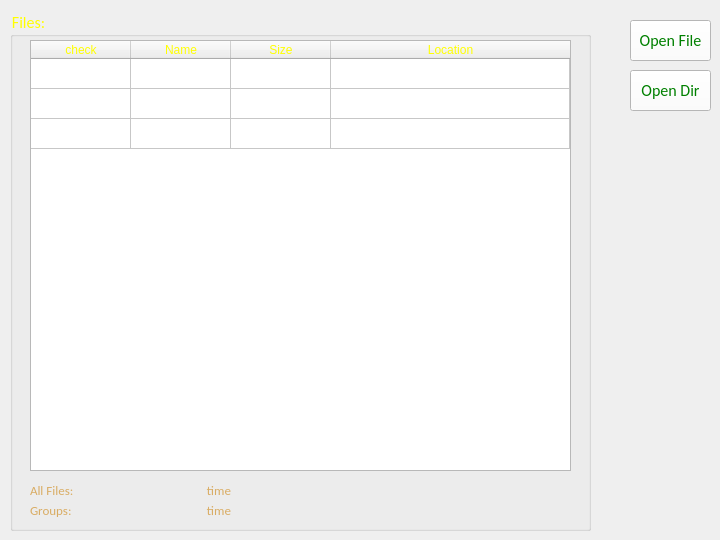
    <widget class="QWidget" name="tab_files">
     <attribute name="title">
      <string>List Of Files</string>
     </attribute>
     <widget class="QGroupBox" name="groupBox_Files">
      <property name="geometry">
       <rect>
        <x>10</x>
        <y>10</y>
        <width>581</width>
        <height>521</height>
       </rect>
      </property>
      <property name="font">
       <font>
        <family>Calibri</family>
        <pointsize>12</pointsize>
        <weight>50</weight>
        <bold>false</bold>
       </font>
      </property>
      <property name="styleSheet">
       <string notr="true">color:yellow</string>
      </property>
      <property name="title">
       <string>Files:</string>
      </property>
      <widget class="QTableWidget" name="tableWidget_files">
       <property name="geometry">
        <rect>
         <x>20</x>
         <y>30</y>
         <width>541</width>
         <height>431</height>
        </rect>
       </property>
       <attribute name="horizontalHeaderCascadingSectionResizes">
        <bool>false</bool>
       </attribute>
       <attribute name="horizontalHeaderDefaultSectionSize">
        <number>100</number>
       </attribute>
       <attribute name="horizontalHeaderHighlightSections">
        <bool>false</bool>
       </attribute>
       <attribute name="horizontalHeaderShowSortIndicator" stdset="0">
        <bool>false</bool>
       </attribute>
       <attribute name="horizontalHeaderStretchLastSection">
        <bool>true</bool>
       </attribute>
       <attribute name="verticalHeaderVisible">
        <bool>false</bool>
       </attribute>
       <attribute name="verticalHeaderCascadingSectionResizes">
        <bool>false</bool>
       </attribute>
       <attribute name="verticalHeaderShowSortIndicator" stdset="0">
        <bool>true</bool>
       </attribute>
       <attribute name="verticalHeaderStretchLastSection">
        <bool>false</bool>
       </attribute>
       <row>
        <property name="text">
         <string>1</string>
        </property>
       </row>
       <row>
        <property name="text">
         <string>2</string>
        </property>
       </row>
       <row>
        <property name="text">
         <string>3</string>
        </property>
       </row>
       <column>
        <property name="text">
         <string>check</string>
        </property>
       </column>
       <column>
        <property name="text">
         <string>Name</string>
        </property>
       </column>
       <column>
        <property name="text">
         <string>Size</string>
        </property>
       </column>
       <column>
        <property name="text">
         <string>Location</string>
        </property>
       </column>
      </widget>
      <widget class="QLabel" name="Label_Files_num_2">
       <property name="geometry">
        <rect>
         <x>180</x>
         <y>470</y>
         <width>41</width>
         <height>21</height>
        </rect>
       </property>
       <property name="sizePolicy">
        <sizepolicy hsizetype="Expanding" vsizetype="Expanding">
         <horstretch>0</horstretch>
         <verstretch>0</verstretch>
        </sizepolicy>
       </property>
       <property name="font">
        <font>
         <family>Calibri</family>
         <pointsize>10</pointsize>
         <weight>50</weight>
         <bold>false</bold>
         <stylestrategy>PreferDefault</stylestrategy>
         <kerning>true</kerning>
        </font>
       </property>
       <property name="contextMenuPolicy">
        <enum>Qt::DefaultContextMenu</enum>
       </property>
       <property name="statusTip">
        <string/>
       </property>
       <property name="styleSheet">
        <string notr="true">color:#D9AC63</string>
       </property>
       <property name="frameShape">
        <enum>QFrame::NoFrame</enum>
       </property>
       <property name="text">
        <string>time</string>
       </property>
       <property name="textFormat">
        <enum>Qt::AutoText</enum>
       </property>
       <property name="alignment">
        <set>Qt::AlignRight|Qt::AlignTrailing|Qt::AlignVCenter</set>
       </property>
       <property name="wordWrap">
        <bool>true</bool>
       </property>
      </widget>
      <widget class="QLabel" name="Label_Files_2">
       <property name="geometry">
        <rect>
         <x>20</x>
         <y>470</y>
         <width>101</width>
         <height>21</height>
        </rect>
       </property>
       <property name="sizePolicy">
        <sizepolicy hsizetype="Expanding" vsizetype="Expanding">
         <horstretch>0</horstretch>
         <verstretch>0</verstretch>
        </sizepolicy>
       </property>
       <property name="font">
        <font>
         <family>Calibri</family>
         <pointsize>10</pointsize>
         <weight>50</weight>
         <bold>false</bold>
         <stylestrategy>PreferDefault</stylestrategy>
         <kerning>true</kerning>
        </font>
       </property>
       <property name="contextMenuPolicy">
        <enum>Qt::DefaultContextMenu</enum>
       </property>
       <property name="statusTip">
        <string/>
       </property>
       <property name="styleSheet">
        <string notr="true">color:#D9AC63</string>
       </property>
       <property name="frameShape">
        <enum>QFrame::NoFrame</enum>
       </property>
       <property name="text">
        <string>All Files:</string>
       </property>
       <property name="textFormat">
        <enum>Qt::AutoText</enum>
       </property>
       <property name="alignment">
        <set>Qt::AlignLeading|Qt::AlignLeft|Qt::AlignVCenter</set>
       </property>
       <property name="wordWrap">
        <bool>true</bool>
       </property>
      </widget>
      <widget class="QLabel" name="Label_Groups_num_2">
       <property name="geometry">
        <rect>
         <x>180</x>
         <y>490</y>
         <width>41</width>
         <height>21</height>
        </rect>
       </property>
       <property name="sizePolicy">
        <sizepolicy hsizetype="Expanding" vsizetype="Expanding">
         <horstretch>0</horstretch>
         <verstretch>0</verstretch>
        </sizepolicy>
       </property>
       <property name="font">
        <font>
         <family>Calibri</family>
         <pointsize>10</pointsize>
         <weight>50</weight>
         <bold>false</bold>
         <stylestrategy>PreferDefault</stylestrategy>
         <kerning>true</kerning>
        </font>
       </property>
       <property name="contextMenuPolicy">
        <enum>Qt::DefaultContextMenu</enum>
       </property>
       <property name="statusTip">
        <string/>
       </property>
       <property name="styleSheet">
        <string notr="true">color:#D9AC63</string>
       </property>
       <property name="frameShape">
        <enum>QFrame::NoFrame</enum>
       </property>
       <property name="text">
        <string>time</string>
       </property>
       <property name="textFormat">
        <enum>Qt::AutoText</enum>
       </property>
       <property name="alignment">
        <set>Qt::AlignRight|Qt::AlignTrailing|Qt::AlignVCenter</set>
       </property>
       <property name="wordWrap">
        <bool>true</bool>
       </property>
      </widget>
      <widget class="QLabel" name="Label_Groups_2">
       <property name="geometry">
        <rect>
         <x>20</x>
         <y>490</y>
         <width>111</width>
         <height>21</height>
        </rect>
       </property>
       <property name="sizePolicy">
        <sizepolicy hsizetype="Expanding" vsizetype="Expanding">
         <horstretch>0</horstretch>
         <verstretch>0</verstretch>
        </sizepolicy>
       </property>
       <property name="font">
        <font>
         <family>Calibri</family>
         <pointsize>10</pointsize>
         <weight>50</weight>
         <bold>false</bold>
         <stylestrategy>PreferDefault</stylestrategy>
         <kerning>true</kerning>
        </font>
       </property>
       <property name="contextMenuPolicy">
        <enum>Qt::DefaultContextMenu</enum>
       </property>
       <property name="statusTip">
        <string/>
       </property>
       <property name="styleSheet">
        <string notr="true">color:#D9AC63</string>
       </property>
       <property name="frameShape">
        <enum>QFrame::NoFrame</enum>
       </property>
       <property name="text">
        <string>Groups:</string>
       </property>
       <property name="textFormat">
        <enum>Qt::AutoText</enum>
       </property>
       <property name="alignment">
        <set>Qt::AlignLeading|Qt::AlignLeft|Qt::AlignVCenter</set>
       </property>
       <property name="wordWrap">
        <bool>true</bool>
       </property>
      </widget>
     </widget>
     <widget class="QPushButton" name="Button_Open_dir">
      <property name="geometry">
       <rect>
        <x>630</x>
        <y>70</y>
        <width>81</width>
        <height>41</height>
       </rect>
      </property>
      <property name="font">
       <font>
        <family>Calibri</family>
        <pointsize>12</pointsize>
        <weight>50</weight>
        <bold>false</bold>
       </font>
      </property>
      <property name="cursor">
       <cursorShape>PointingHandCursor</cursorShape>
      </property>
      <property name="statusTip">
       <string>Cancel Operation</string>
      </property>
      <property name="styleSheet">
       <string notr="true">background-color:white;color:green</string>
      </property>
      <property name="text">
       <string>Open Dir</string>
      </property>
      <property name="shortcut">
       <string>Ctrl+C</string>
      </property>
     </widget>
     <widget class="QPushButton" name="Button_Open_file">
      <property name="geometry">
       <rect>
        <x>630</x>
        <y>20</y>
        <width>81</width>
        <height>41</height>
       </rect>
      </property>
      <property name="font">
       <font>
        <family>Calibri</family>
        <pointsize>12</pointsize>
        <weight>50</weight>
        <bold>false</bold>
       </font>
      </property>
      <property name="cursor">
       <cursorShape>PointingHandCursor</cursorShape>
      </property>
      <property name="statusTip">
       <string>Rename Files</string>
      </property>
      <property name="styleSheet">
       <string notr="true">background-color:white;color:green</string>
      </property>
      <property name="text">
       <string>Open File</string>
      </property>
      <property name="shortcut">
       <string>Return</string>
      </property>
     </widget>
    </widget>
